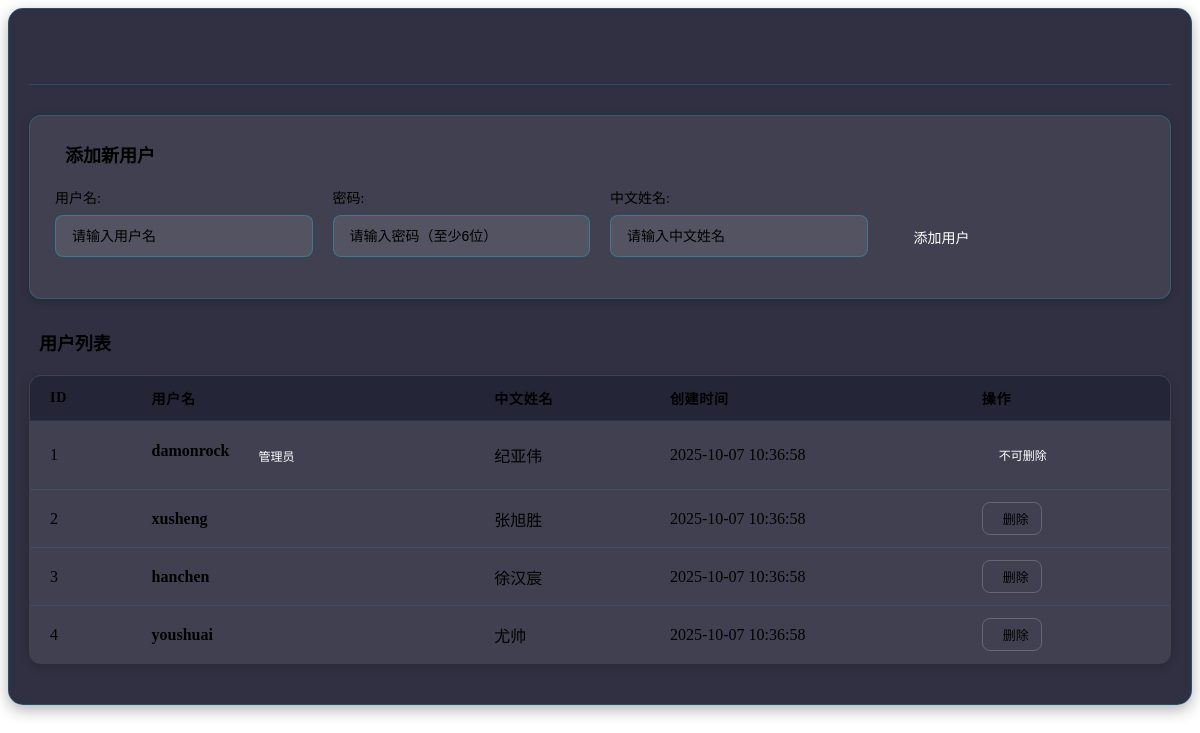
Page /admin/users (signed in) on the committed database.
### tables this page shows
CREATE TABLE "users" (id INTEGER PRIMARY KEY, username TEXT NOT NULL, password_hash TEXT NOT NULL, created_at TIMESTAMP DEFAULT (datetime('now', '+8 hours')), chinese_name TEXT);

### routes/admin.py (the view, shortened to what this page needs)
@admin_bp.route('/users')
@login_required
@admin_required
def user_management():
    LogService.log(
        action="访问用户管理页面",
        resource="用户管理",
        log_type="user",
        level="info"
    )
    embed = request.args.get('embed', 'false').lower() == 'true'
    is_ajax = request.headers.get('X-Requested-With') == 'XMLHttpRequest'
    users = AuthService.get_all_users()
    if embed:
        return render_template('admin/users_embed.html', users=users)
    else:
        return render_template('admin/users_embed.html', users=users)

### core/auth.py (called while the page is built, shortened)
def is_logged_in():
    return 'username' in session

def login_required(f):
    from functools import wraps
    @wraps(f)
    def decorated_function(*args, **kwargs):
        if not is_logged_in():
            return redirect(url_for('auth.login', next=request.url))
        return f(*args, **kwargs)
    return decorated_function

def admin_required(f):
    from functools import wraps
    @wraps(f)
    def decorated_function(*args, **kwargs):
        if not is_logged_in():
            return redirect(url_for('auth.login', next=request.url))
        return f(*args, **kwargs)
    return decorated_function

### core/auth_service.py (called while the page is built)
    @staticmethod
    def get_all_users():
        return User.get_all_users()

### core/database.py (called while the page is built)
def get_user(username):
    conn = get_db_connection()
    cursor = conn.cursor()
    cursor.execute('SELECT * FROM users WHERE username = ?', (username,))
    user = cursor.fetchone()
    conn.close()
    return user

def get_all_users():
    conn = get_db_connection()
    cursor = conn.cursor()
    cursor.execute('SELECT * FROM users')
    users = cursor.fetchall()
    conn.close()
    return users

def add_log(user_id, username, action, resource=None, details=None,
           ip_address=None, user_agent=None, log_type='user', level='info'):
    conn = get_db_connection()
    cursor = conn.cursor()
    try:
        cursor.execute(
            '''INSERT INTO logs
               (user_id, username, action, resource, details, ip_address, user_agent, log_type, level)
               VALUES (?, ?, ?, ?, ?, ?, ?, ?, ?)''',
            (user_id, username, action, resource, details, ip_address, user_agent, log_type, level)
        )
        conn.commit()
        return True
    except Exception as e:
        print(f"添加日志失败: {e}")
        return False
    finally:
        conn.close()

### core/database_config.py (called while the page is built)
def get_db_connection():
    conn = sqlite3.connect(DB_PATH)
    conn.execute(f"PRAGMA temp_store = 2")  # 使用临时内存存储
    conn.execute("PRAGMA journal_mode = WAL")  # 使用WAL模式提高并发性能
    def beijing_now():
        """返回当前北京时间"""
        return datetime.strftime(datetime.now(), '%Y-%m-%d %H:%M:%S')
    conn.create_function("beijing_now", 0, beijing_now)
    conn.row_factory = sqlite3.Row  # 使结果可以通过列名访问
    return conn

### templates/admin/users_embed.html (shortened to what this page needs)
<div class="user-management-embed">
    <div class="section-header">
        <h2> 用户管理</h2>
    </div>
    <div class="add-user-form">
        <div class="section-title">
             添加新用户
        </div>
        <form id="add-user-form" method="POST">
            <div class="form-group">
                <div class="form-field">
                    <label for="username">用户名:</label>
                    <input type="text" id="username" name="username" placeholder="请输入用户名" required>
                </div>
                <div class="form-field">
                    <label for="password">密码:</label>
                    <input type="password" id="password" name="password" placeholder="请输入密码（至少6位）" required minlength="6">
                </div>
                <div class="form-field">
                    <label for="chinese_name">中文姓名:</label>
                    <input type="text" id="chinese_name" name="chinese_name" placeholder="请输入中文姓名">
                </div>
                <button type="submit" class="btn btn-primary">
                     添加用户
                </button>
            </div>
        </form>
    </div>
    <div class="section-title">
         用户列表
    </div>
    <table class="user-table">
        <thead>
            <tr>
                <th>ID</th>
                <th>用户名</th>
                <th>中文姓名</th>
                <th>创建时间</th>
                <th>操作</th>
            </tr>
        </thead>
        <tbody>
            {% for user in users %}
            <tr>
                <td>{{ user.id }}</td>
                <td>
                    <strong>{{ user.username }}</strong>
                    {% if user.username == 'damonrock' %}
                        <span class="admin-badge">
                             管理员
                        </span>
                    {% endif %}
                </td>
                <td>{{ user.chinese_name if user.chinese_name else '未设置' }}</td>
                <td>{{ user.created_at if user.created_at else '未知' }}</td>
                <td>
                    <div class="actions">
                        {% if user.username != 'damonrock' %}
                        <button type="button"
                                class="btn btn-danger delete-user-btn"
                                data-user-id="{{ user.id }}"
                                data-username="{{ user.username }}"
                                title="删除用户">
                             删除
                        </button>
                        {% else %}
                        <span class="protected-badge">
                             不可删除
                        </span>
                        {% endif %}
                    </div>
                </td>
            </tr>
            {% endfor %}
        </tbody>
    </table>
</div>

### templates/admin/users_embed.html (style rules this page uses)
.user-management-embed { padding: 20px; background: rgba(26, 26, 46, 0.9); border: 1px solid rgba(0, 212, 255, 0.2); border-radius: 15px; box-shadow: 0 5px 15px rgba(0, 0, 0, 0.3); }
.section-header { display: flex; justify-content: space-between; align-items: center; margin-bottom: 30px; padding-bottom: 20px; border-bottom: 1px solid rgba(0, 212, 255, 0.2); }
.section-header h2 { font-size: 24px; font-weight: 700; color: var(--text-primary); display: flex; align-items: center; gap: 12px; background: linear-gradient(135deg, var(--neon-blue) 0%, var(--neon-purple) 100%); -webkit-background-clip: text; -webkit-text-fill-color: transparent; background-clip: text; margin: 0; }
.section-title { font-size: 18px; font-weight: 600; color: var(--text-primary); margin-bottom: 20px; display: flex; align-items: center; gap: 10px; }
.add-user-form { background: rgba(255, 255, 255, 0.08); padding: 25px; border-radius: 12px; margin: 30px 0; box-shadow: 0 2px 10px rgba(0, 0, 0, 0.2); border: 1px solid rgba(0, 212, 255, 0.2); }
.form-group { display: grid; grid-template-columns: repeat(auto-fit, minmax(200px, 1fr)); gap: 20px; align-items: end; }
.form-field { display: flex; flex-direction: column; }
.form-field label { margin-bottom: 8px; font-weight: 500; color: var(--text-primary); font-size: 14px; }
.form-field input { padding: 12px 16px; border: 1px solid rgba(0, 212, 255, 0.3); border-radius: 8px; font-size: 14px; transition: border-color 0.2s ease, box-shadow 0.2s ease; background: rgba(255, 255, 255, 0.1); color: var(--text-primary); }
.form-field input::placeholder { color: var(--text-secondary); }
.user-table { width: 100%; border-collapse: collapse; margin: 20px 0; background: rgba(255, 255, 255, 0.08); border-radius: 12px; overflow: hidden; box-shadow: 0 2px 10px rgba(0, 0, 0, 0.2); border: 1px solid rgba(0, 212, 255, 0.2); }
.user-table th, .user-table td { padding: 12px 20px; text-align: left; border-bottom: 1px solid rgba(0, 212, 255, 0.1); vertical-align: middle; }
.user-table th { background: rgba(26, 26, 46, 0.7); font-weight: 600; color: var(--neon-blue); font-size: 14px; text-transform: uppercase; letter-spacing: 0.05em; }
.user-table tr:last-child td { border-bottom: none; }
.btn { padding: 10px 18px; border: none; border-radius: 8px; cursor: pointer; font-size: 14px; font-weight: 500; transition: background-color 0.2s ease, transform 0.2s ease; text-decoration: none; display: inline-flex; align-items: center; gap: 8px; }
.btn-primary { background: linear-gradient(135deg, var(--neon-blue) 0%, var(--neon-purple) 100%); color: white; }
.btn-danger { background: transparent; color: var(--text-secondary); border: 1px solid rgba(255, 255, 255, 0.2); padding: 6px 12px; font-size: 13px; }
.actions { display: flex; gap: 10px; align-items: center; }
.admin-badge { display: inline-flex; align-items: center; gap: 5px; background: linear-gradient(135deg, var(--success-color) 0%, #059669 100%); color: white; font-size: 12px; font-weight: 500; padding: 4px 10px; border-radius: 20px; margin-left: 10px; }
.protected-badge { display: inline-flex; align-items: center; gap: 5px; background: linear-gradient(135deg, var(--warning-color) 0%, #e65100 100%); color: white; font-size: 12px; font-weight: 500; padding: 6px 12px; border-radius: 20px; height: 32px; }

### rows in the picture
users: id "1", username "damonrock", shows "管理员", chinese_name "纪亚伟", created_at "2025-10-07 10:36:58", shows "不可删除"
users: id "2", username "xusheng", chinese_name "张旭胜", created_at "2025-10-07 10:36:58"
users: id "3", username "hanchen", chinese_name "徐汉宸", created_at "2025-10-07 10:36:58"
users: id "4", username "youshuai", chinese_name "尤帅", created_at "2025-10-07 10:36:58"
